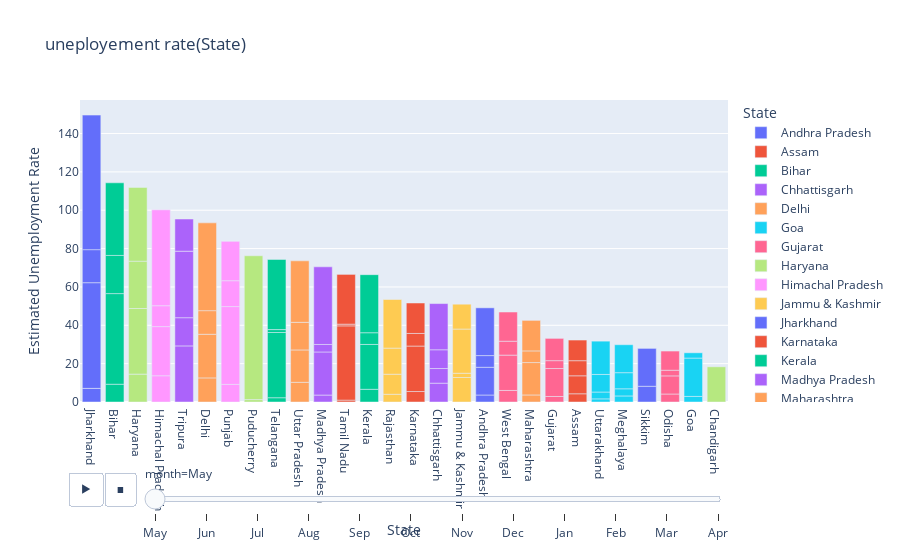

The code cell stored with this chart in its notebook:
### Code cell
fig=px.bar(unemp, x='State', y='Estimated Unemployment Rate', animation_frame='month',color='State',
           title='uneployement rate(State)')
fig.update_layout(xaxis={'categoryorder':'total descending'})
fig.layout.updatemenus[0].buttons[0].args[1]['frame']['duration']=2000
fig.show()

### Figure 1 — Plotly figure (JSON) as saved in the notebook; plotly's stock layout.template omitted (floating-point values rounded to 4 significant figures)
{"data": [{"alignmentgroup": "True", "hovertemplate": "State=%{x}<br>month=May<br>Estimated Unemployment Rate=%{y}<extra></extra>", "legendgroup": "Andhra Pradesh", "marker": {"color": "#636efa", "pattern": {"shape": ""}}, "name": "Andhra Pradesh", "offsetgroup": "Andhra Pradesh", "orientation": "v", "showlegend": true, "textposition": "auto", "type": "bar", "x": ["Andhra Pradesh", "Andhra Pradesh", "Andhra Pradesh", "Andhra Pradesh"], "xaxis": "x", "y": [3.65, 14.46, 6.09, 24.91], "yaxis": "y"}, {"alignmentgroup": "True", "hovertemplate": "State=%{x}<br>month=May<br>Estimated Unemployment Rate=%{y}<extra></extra>", "legendgroup": "Assam", "marker": {"color": "#EF553B", "pattern": {"shape": ""}}, "name": "Assam", "offsetgroup": "Assam", "orientation": "v", "showlegend": true, "textposition": "auto", "type": "bar", "x": ["Assam", "Assam", "Assam", "Assam"], "xaxis": "x", "y": [4.29, 9.38, 7.87, 10.77], "yaxis": "y"}, {"alignmentgroup": "True", "hovertemplate": "State=%{x}<br>month=May<br>Estimated Unemployment Rate=%{y}<extra></extra>", "legendgroup": "Bihar", "marker": {"color": "#00cc96", "pattern": {"shape": ""}}, "name": "Bihar", "offsetgroup": "Bihar", "orientation": "v", "showlegend": true, "textposition": "auto", "type": "bar", "x": ["Bihar", "Bihar", "Bihar", "Bihar"], "xaxis": "x", "y": [9.27, 47.26, 19.9, 37.87], "yaxis": "y"}, {"alignmentgroup": "True", "hovertemplate": "State=%{x}<br>month=May<br>Estimated Unemployment Rate=%{y}<extra></extra>", "legendgroup": "Chhattisgarh", "marker": {"color": "#ab63fa", "pattern": {"shape": ""}}, "name": "Chhattisgarh", "offsetgroup": "Chhattisgarh", "orientation": "v", "showlegend": true, "textposition": "auto", "type": "bar", "x": ["Chhattisgarh", "Chhattisgarh", "Chhattisgarh", "Chhattisgarh"], "xaxis": "x", "y": [9.82, 7.64, 9.77, 24.1], "yaxis": "y"}, {"alignmentgroup": "True", "hovertemplate": "State=%{x}<br>month=May<br>Estimated Unemployment Rate=%{y}<extra></extra>", "legendgroup": "Delhi", "marker": {"color": "#FFA15A", "pattern": {"shape": ""}}, "name": "Delhi", "offsetgroup": "Delhi", "orientation": "v", "showlegend": true, "textposition": "auto", "type": "bar", "x": ["Delhi", "Delhi", "Delhi", "Delhi"], "xaxis": "x", "y": [12.56, 22.76, 12.31, 45.78], "yaxis": "y"}, {"alignmentgroup": "True", "hovertemplate": "State=%{x}<br>month=May<br>Estimated Unemployment Rate=%{y}<extra></extra>", "legendgroup": "Goa", "marker": {"color": "#19d3f3", "pattern": {"shape": ""}}, "name": "Goa", "offsetgroup": "Goa", "orientation": "v", "showlegend": true, "textposition": "auto", "type": "bar", "x": ["Goa", "Goa", "Goa"], "xaxis": "x", "y": [2.91, 20, 2.75], "yaxis": "y"}, {"alignmentgroup": "True", "hovertemplate": "State=%{x}<br>month=May<br>Estimated Unemployment Rate=%{y}<extra></extra>", "legendgroup": "Gujarat", "marker": {"color": "#FF6692", "pattern": {"shape": ""}}, "name": "Gujarat", "offsetgroup": "Gujarat", "orientation": "v", "showlegend": true, "textposition": "auto", "type": "bar", "x": ["Gujarat", "Gujarat", "Gujarat", "Gujarat"], "xaxis": "x", "y": [2.88, 14.58, 4.09, 11.62], "yaxis": "y"}, {"alignmentgroup": "True", "hovertemplate": "State=%{x}<br>month=May<br>Estimated Unemployment Rate=%{y}<extra></extra>", "legendgroup": "Haryana", "marker": {"color": "#B6E880", "pattern": {"shape": ""}}, "name": "Haryana", "offsetgroup": "Haryana", "orientation": "v", "showlegend": true, "textposition": "auto", "type": "bar", "x": ["Haryana", "Haryana", "Haryana", "Haryana"], "xaxis": "x", "y": [14.54, 34.22, 24.67, 38.46], "yaxis": "y"}, {"alignmentgroup": "True", "hovertemplate": "State=%{x}<br>month=May<br>Estimated Unemployment Rate=%{y}<extra></extra>", "legendgroup": "Himachal Pradesh", "marker": {"color": "#FF97FF", "pattern": {"shape": ""}}, "name": "Himachal Pradesh", "offsetgroup": "Himachal Pradesh", "orientation": "v", "showlegend": true, "textposition": "auto", "type": "bar", "x": ["Himachal Pradesh", "Himachal Pradesh", "Himachal Pradesh", "Himachal Pradesh"], "xaxis": "x", "y": [13.68, 25.64, 10.88, 50], "yaxis": "y"}, {"alignmentgroup": "True", "hovertemplate": "State=%{x}<br>month=May<br>Estimated Unemployment Rate=%{y}<extra></extra>", "legendgroup": "Jammu & Kashmir", "marker": {"color": "#FECB52", "pattern": {"shape": ""}}, "name": "Jammu & Kashmir", "offsetgroup": "Jammu & Kashmir", "orientation": "v", "showlegend": true, "textposition": "auto", "type": "bar", "x": ["Jammu & Kashmir", "Jammu & Kashmir", "Jammu & Kashmir", "Jammu & Kashmir"], "xaxis": "x", "y": [12.78, 2.22, 23.04, 12.96], "yaxis": "y"}, {"alignmentgroup": "True", "hovertemplate": "State=%{x}<br>month=May<br>Estimated Unemployment Rate=%{y}<extra></extra>", "legendgroup": "Jharkhand", "marker": {"color": "#636efa", "pattern": {"shape": ""}}, "name": "Jharkhand", "offsetgroup": "Jharkhand", "orientation": "v", "showlegend": true, "textposition": "auto", "type": "bar", "x": ["Jharkhand", "Jharkhand", "Jharkhand", "Jharkhand"], "xaxis": "x", "y": [7.11, 55.1, 17.23, 70.17], "yaxis": "y"}, {"alignmentgroup": "True", "hovertemplate": "State=%{x}<br>month=May<br>Estimated Unemployment Rate=%{y}<extra></extra>", "legendgroup": "Karnataka", "marker": {"color": "#EF553B", "pattern": {"shape": ""}}, "name": "Karnataka", "offsetgroup": "Karnataka", "orientation": "v", "showlegend": true, "textposition": "auto", "type": "bar", "x": ["Karnataka", "Karnataka", "Karnataka", "Karnataka"], "xaxis": "x", "y": [5.46, 23.72, 6.56, 15.88], "yaxis": "y"}, {"alignmentgroup": "True", "hovertemplate": "State=%{x}<br>month=May<br>Estimated Unemployment Rate=%{y}<extra></extra>", "legendgroup": "Kerala", "marker": {"color": "#00cc96", "pattern": {"shape": ""}}, "name": "Kerala", "offsetgroup": "Kerala", "orientation": "v", "showlegend": true, "textposition": "auto", "type": "bar", "x": ["Kerala", "Kerala", "Kerala", "Kerala"], "xaxis": "x", "y": [6.63, 23.38, 6.11, 30.28], "yaxis": "y"}, {"alignmentgroup": "True", "hovertemplate": "State=%{x}<br>month=May<br>Estimated Unemployment Rate=%{y}<extra></extra>", "legendgroup": "Madhya Pradesh", "marker": {"color": "#ab63fa", "pattern": {"shape": ""}}, "name": "Madhya Pradesh", "offsetgroup": "Madhya Pradesh", "orientation": "v", "showlegend": true, "textposition": "auto", "type": "bar", "x": ["Madhya Pradesh", "Madhya Pradesh", "Madhya Pradesh", "Madhya Pradesh"], "xaxis": "x", "y": [3.63, 22.46, 3.91, 40.49], "yaxis": "y"}, {"alignmentgroup": "True", "hovertemplate": "State=%{x}<br>month=May<br>Estimated Unemployment Rate=%{y}<extra></extra>", "legendgroup": "Maharashtra", "marker": {"color": "#FFA15A", "pattern": {"shape": ""}}, "name": "Maharashtra", "offsetgroup": "Maharashtra", "orientation": "v", "showlegend": true, "textposition": "auto", "type": "bar", "x": ["Maharashtra", "Maharashtra", "Maharashtra", "Maharashtra"], "xaxis": "x", "y": [3.67, 16.89, 6.08, 15.92], "yaxis": "y"}, {"alignmentgroup": "True", "hovertemplate": "State=%{x}<br>month=May<br>Estimated Unemployment Rate=%{y}<extra></extra>", "legendgroup": "Meghalaya", "marker": {"color": "#19d3f3", "pattern": {"shape": ""}}, "name": "Meghalaya", "offsetgroup": "Meghalaya", "orientation": "v", "showlegend": true, "textposition": "auto", "type": "bar", "x": ["Meghalaya", "Meghalaya", "Meghalaya", "Meghalaya"], "xaxis": "x", "y": [3.16, 3.73, 8.4, 14.58], "yaxis": "y"}, {"alignmentgroup": "True", "hovertemplate": "State=%{x}<br>month=May<br>Estimated Unemployment Rate=%{y}<extra></extra>", "legendgroup": "Odisha", "marker": {"color": "#FF6692", "pattern": {"shape": ""}}, "name": "Odisha", "offsetgroup": "Odisha", "orientation": "v", "showlegend": true, "textposition": "auto", "type": "bar", "x": ["Odisha", "Odisha", "Odisha", "Odisha"], "xaxis": "x", "y": [4.17, 9.45, 2.95, 10], "yaxis": "y"}, {"alignmentgroup": "True", "hovertemplate": "State=%{x}<br>month=May<br>Estimated Unemployment Rate=%{y}<extra></extra>", "legendgroup": "Puducherry", "marker": {"color": "#B6E880", "pattern": {"shape": ""}}, "name": "Puducherry", "offsetgroup": "Puducherry", "orientation": "v", "showlegend": true, "textposition": "auto", "type": "bar", "x": ["Puducherry", "Puducherry", "Puducherry"], "xaxis": "x", "y": [0, 1.25, 75], "yaxis": "y"}, {"alignmentgroup": "True", "hovertemplate": "State=%{x}<br>month=May<br>Estimated Unemployment Rate=%{y}<extra></extra>", "legendgroup": "Punjab", "marker": {"color": "#FF97FF", "pattern": {"shape": ""}}, "name": "Punjab", "offsetgroup": "Punjab", "orientation": "v", "showlegend": true, "textposition": "auto", "type": "bar", "x": ["Punjab", "Punjab", "Punjab", "Punjab"], "xaxis": "x", "y": [9.17, 40.59, 13.49, 20.54], "yaxis": "y"}, {"alignmentgroup": "True", "hovertemplate": "State=%{x}<br>month=May<br>Estimated Unemployment Rate=%{y}<extra></extra>", "legendgroup": "Rajasthan", "marker": {"color": "#FECB52", "pattern": {"shape": ""}}, "name": "Rajasthan", "offsetgroup": "Rajasthan", "orientation": "v", "showlegend": true, "textposition": "auto", "type": "bar", "x": ["Rajasthan", "Rajasthan", "Rajasthan", "Rajasthan"], "xaxis": "x", "y": [4.03, 10.45, 13.62, 25.35], "yaxis": "y"}, {"alignmentgroup": "True", "hovertemplate": "State=%{x}<br>month=May<br>Estimated Unemployment Rate=%{y}<extra></extra>", "legendgroup": "Sikkim", "marker": {"color": "#636efa", "pattern": {"shape": ""}}, "name": "Sikkim", "offsetgroup": "Sikkim", "orientation": "v", "showlegend": true, "textposition": "auto", "type": "bar", "x": ["Sikkim", "Sikkim"], "xaxis": "x", "y": [8.2, 19.75], "yaxis": "y"}, {"alignmentgroup": "True", "hovertemplate": "State=%{x}<br>month=May<br>Estimated Unemployment Rate=%{y}<extra></extra>", "legendgroup": "Tamil Nadu", "marker": {"color": "#EF553B", "pattern": {"shape": ""}}, "name": "Tamil Nadu", "offsetgroup": "Tamil Nadu", "orientation": "v", "showlegend": true, "textposition": "auto", "type": "bar", "x": ["Tamil Nadu", "Tamil Nadu", "Tamil Nadu", "Tamil Nadu"], "xaxis": "x", "y": [0.97, 38.73, 0.89, 25.95], "yaxis": "y"}, {"alignmentgroup": "True", "hovertemplate": "State=%{x}<br>month=May<br>Estimated Unemployment Rate=%{y}<extra></extra>", "legendgroup": "Telangana", "marker": {"color": "#00cc96", "pattern": {"shape": ""}}, "name": "Telangana", "offsetgroup": "Telangana", "orientation": "v", "showlegend": true, "textposition": "auto", "type": "bar", "x": ["Telangana", "Telangana", "Telangana", "Telangana"], "xaxis": "x", "y": [2.23, 34.01, 1.52, 36.57], "yaxis": "y"}, {"alignmentgroup": "True", "hovertemplate": "State=%{x}<br>month=May<br>Estimated Unemployment Rate=%{y}<extra></extra>", "legendgroup": "Tripura", "marker": {"color": "#ab63fa", "pattern": {"shape": ""}}, "name": "Tripura", "offsetgroup": "Tripura", "orientation": "v", "showlegend": true, "textposition": "auto", "type": "bar", "x": ["Tripura", "Tripura", "Tripura", "Tripura"], "xaxis": "x", "y": [29.25, 14.71, 34.69, 16.78], "yaxis": "y"}, {"alignmentgroup": "True", "hovertemplate": "State=%{x}<br>month=May<br>Estimated Unemployment Rate=%{y}<extra></extra>", "legendgroup": "Uttar Pradesh", "marker": {"color": "#FFA15A", "pattern": {"shape": ""}}, "name": "Uttar Pradesh", "offsetgroup": "Uttar Pradesh", "orientation": "v", "showlegend": true, "textposition": "auto", "type": "bar", "x": ["Uttar Pradesh", "Uttar Pradesh", "Uttar Pradesh", "Uttar Pradesh"], "xaxis": "x", "y": [10.26, 16.89, 14.4, 32.06], "yaxis": "y"}, {"alignmentgroup": "True", "hovertemplate": "State=%{x}<br>month=May<br>Estimated Unemployment Rate=%{y}<extra></extra>", "legendgroup": "Uttarakhand", "marker": {"color": "#19d3f3", "pattern": {"shape": ""}}, "name": "Uttarakhand", "offsetgroup": "Uttarakhand", "orientation": "v", "showlegend": true, "textposition": "auto", "type": "bar", "x": ["Uttarakhand", "Uttarakhand", "Uttarakhand", "Uttarakhand"], "xaxis": "x", "y": [1.63, 3.57, 9.17, 17.36], "yaxis": "y"}, {"alignmentgroup": "True", "hovertemplate": "State=%{x}<br>month=May<br>Estimated Unemployment Rate=%{y}<extra></extra>", "legendgroup": "West Bengal", "marker": {"color": "#FF6692", "pattern": {"shape": ""}}, "name": "West Bengal", "offsetgroup": "West Bengal", "orientation": "v", "showlegend": true, "textposition": "auto", "type": "bar", "x": ["West Bengal", "West Bengal", "West Bengal", "West Bengal"], "xaxis": "x", "y": [6.02, 18.43, 7.25, 15.22], "yaxis": "y"}, {"alignmentgroup": "True", "hovertemplate": "State=%{x}<br>month=May<br>Estimated Unemployment Rate=%{y}<extra></extra>", "legendgroup": "Chandigarh", "marker": {"color": "#B6E880", "pattern": {"shape": ""}}, "name": "Chandigarh", "offsetgroup": "Chandigarh", "orientation": "v", "showlegend": true, "textposition": "auto", "type": "bar", "x": ["Chandigarh"], "xaxis": "x", "y": [18.35], "yaxis": "y"}], "layout": {"barmode": "relative", "legend": {"title": {"text": "State"}, "tracegroupgap": 0}, "sliders": [{"active": 0, "currentvalue": {"prefix": "month="}, "len": 0.9, "pad": {"b": 10, "t": 60}, "steps": [{"args": [["May"], {"frame": {"duration": 0, "redraw": true}, "fromcurrent": true, "mode": "immediate", "transition": {"duration": 0, "easing": "linear"}}], "label": "May", "method": "animate"}, {"args": [["Jun"], {"frame": {"duration": 0, "redraw": true}, "fromcurrent": true, "mode": "immediate", "transition": {"duration": 0, "easing": "linear"}}], "label": "Jun", "method": "animate"}, {"args": [["Jul"], {"frame": {"duration": 0, "redraw": true}, "fromcurrent": true, "mode": "immediate", "transition": {"duration": 0, "easing": "linear"}}], "label": "Jul", "method": "animate"}, {"args": [["Aug"], {"frame": {"duration": 0, "redraw": true}, "fromcurrent": true, "mode": "immediate", "transition": {"duration": 0, "easing": "linear"}}], "label": "Aug", "method": "animate"}, {"args": [["Sep"], {"frame": {"duration": 0, "redraw": true}, "fromcurrent": true, "mode": "immediate", "transition": {"duration": 0, "easing": "linear"}}], "label": "Sep", "method": "animate"}, {"args": [["Oct"], {"frame": {"duration": 0, "redraw": true}, "fromcurrent": true, "mode": "immediate", "transition": {"duration": 0, "easing": "linear"}}], "label": "Oct", "method": "animate"}, {"args": [["Nov"], {"frame": {"duration": 0, "redraw": true}, "fromcurrent": true, "mode": "immediate", "transition": {"duration": 0, "easing": "linear"}}], "label": "Nov", "method": "animate"}, {"args": [["Dec"], {"frame": {"duration": 0, "redraw": true}, "fromcurrent": true, "mode": "immediate", "transition": {"duration": 0, "easing": "linear"}}], "label": "Dec", "method": "animate"}, {"args": [["Jan"], {"frame": {"duration": 0, "redraw": true}, "fromcurrent": true, "mode": "immediate", "transition": {"duration": 0, "easing": "linear"}}], "label": "Jan", "method": "animate"}, {"args": [["Feb"], {"frame": {"duration": 0, "redraw": true}, "fromcurrent": true, "mode": "immediate", "transition": {"duration": 0, "easing": "linear"}}], "label": "Feb", "method": "animate"}, {"args": [["Mar"], {"frame": {"duration": 0, "redraw": true}, "fromcurrent": true, "mode": "immediate", "transition": {"duration": 0, "easing": "linear"}}], "label": "Mar", "method": "animate"}, {"args": [["Apr"], {"frame": {"duration": 0, "redraw": true}, "fromcurrent": true, "mode": "immediate", "transition": {"duration": 0, "easing": "linear"}}], "label": "Apr", "method": "animate"}], "x": 0.1, "xanchor": "left", "y": 0, "yanchor": "top"}], "title": {"text": "uneployement rate(State)"}, "updatemenus": [{"buttons": [{"args": [null, {"frame": {"duration": 2000, "redraw": true}, "fromcurrent": true, "mode": "immediate", "transition": {"duration": 500, "easing": "linear"}}], "label": "&#9654;", "method": "animate"}, {"args": [[null], {"frame": {"duration": 0, "redraw": true}, "fromcurrent": true, "mode": "immediate", "transition": {"duration": 0, "easing": "linear"}}], "label": "&#9724;", "method": "animate"}], "direction": "left", "pad": {"r": 10, "t": 70}, "showactive": false, "type": "buttons", "x": 0.1, "xanchor": "right", "y": 0, "yanchor": "top"}], "xaxis": {"anchor": "y", "categoryarray": ["Andhra Pradesh", "Assam", "Bihar", "Chhattisgarh", "Delhi", "Goa", "Gujarat", "Haryana", "Himachal Pradesh", "Jammu & Kashmir", "Jharkhand", "Karnataka", "Kerala", "Madhya Pradesh", "Maharashtra", "Meghalaya", "Odisha", "Puducherry", "Punjab", "Rajasthan", "Sikkim", "Tamil Nadu", "Telangana", "Tripura", "Uttar Pradesh", "Uttarakhand", "West Bengal", "Chandigarh"], "categoryorder": "total descending", "domain": [0, 1], "title": {"text": "State"}}, "yaxis": {"anchor": "x", "domain": [0, 1], "title": {"text": "Estimated Unemployment Rate"}}}}
